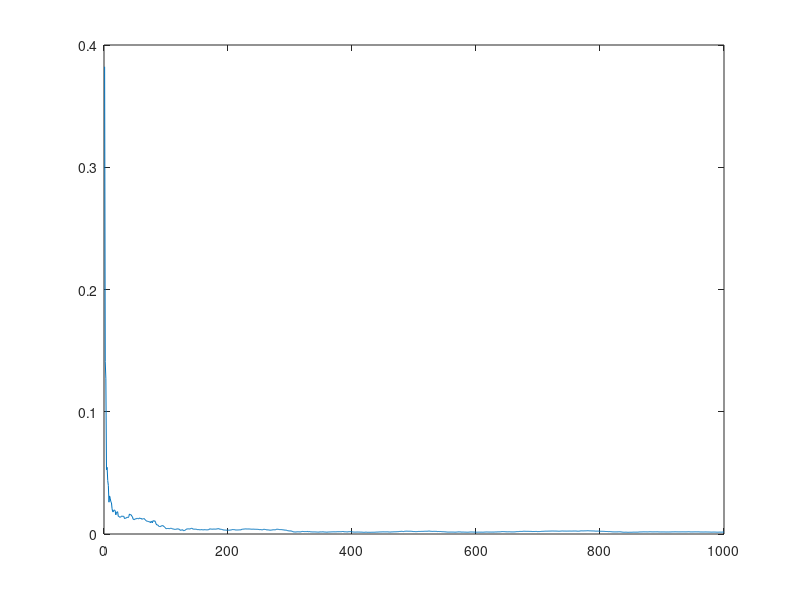

This chart was generated by the following MATLAB code:
P= eye(3)*1E4;
B_bias_est= [0;0;0;];
B_bias_true= randn(3,1);
N=1000;
error=zeros(N,1);
for i= 1:N
    S= randn(1,3);
    S= S/norm(S);
    B_true= randn(3,1)*0.5;
    B_measured= B_true+B_bias_true+0.02*randn(3,1);
    SdotB_true= dot(B_true,S);
    SdotB_measured= dot(B_measured,S);
    SdotB_bias= SdotB_measured-SdotB_true;
    P=P-P*S'*S*P/(1+S*P*S');
    B_bias_est= B_bias_est + P*S'*(SdotB_bias-dot(S,B_bias_est));
    error(i)=norm(B_bias_est-B_bias_true);
end

plot(error)